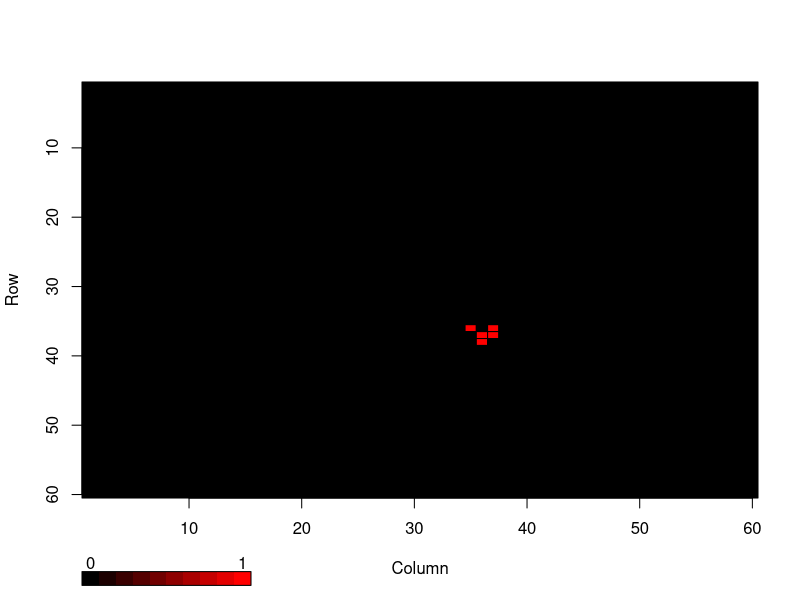
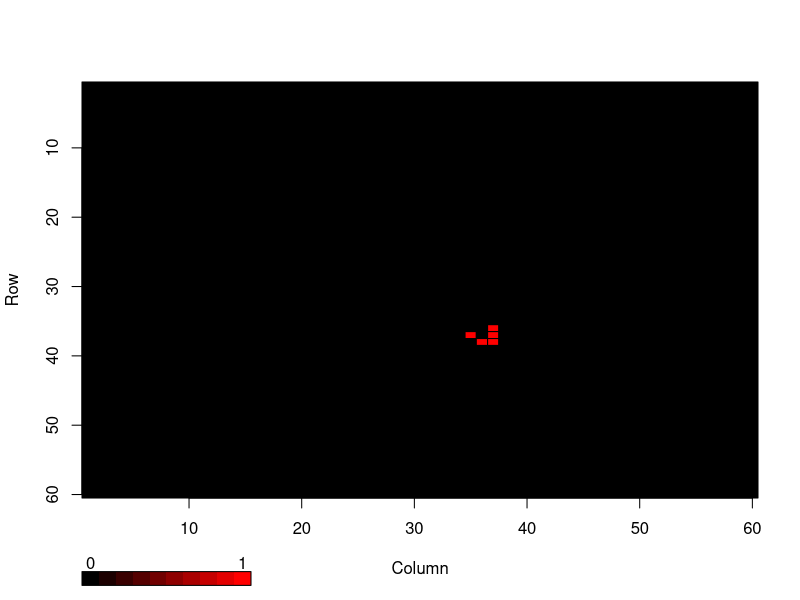
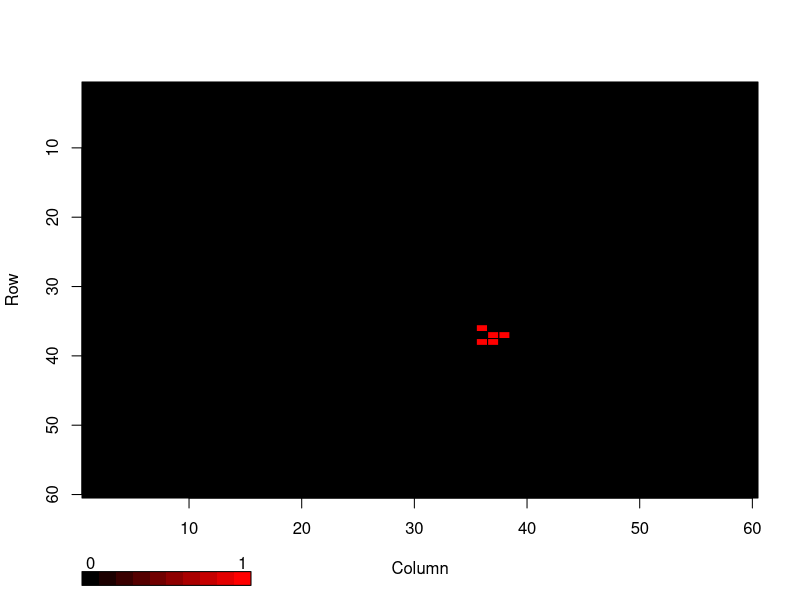
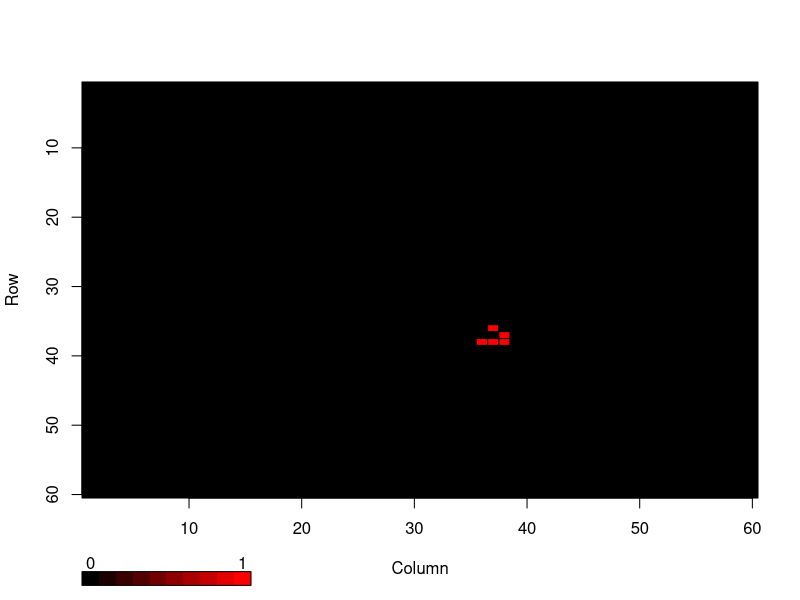
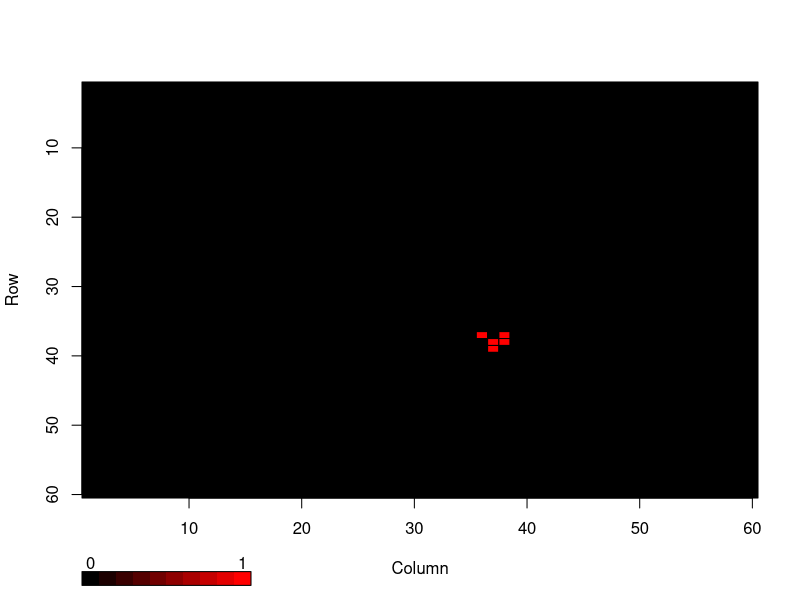
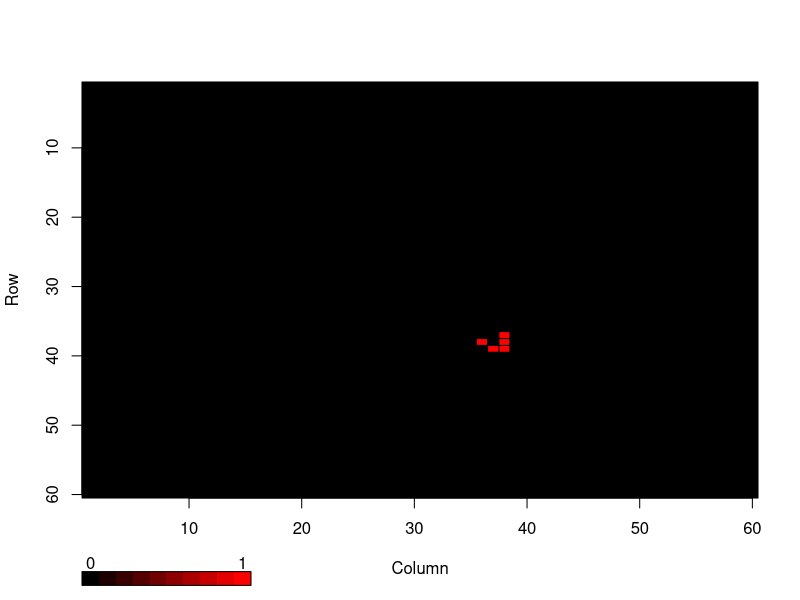
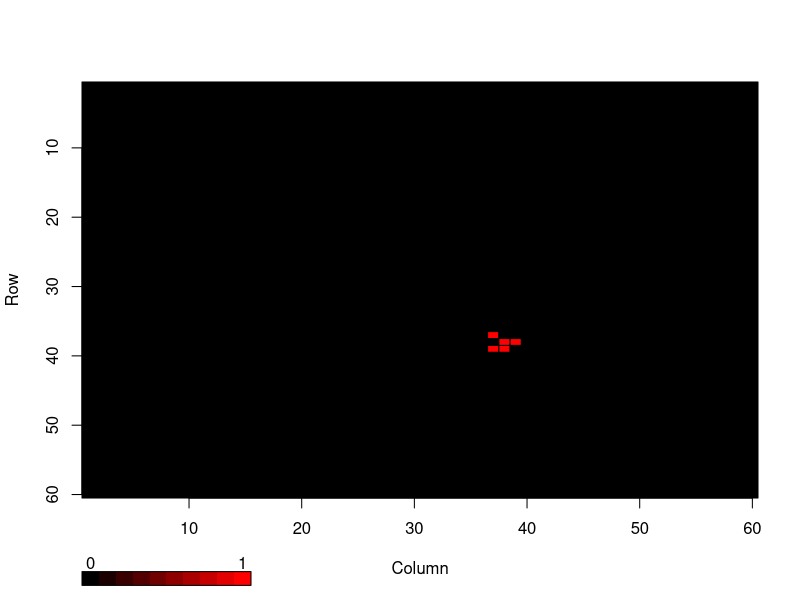
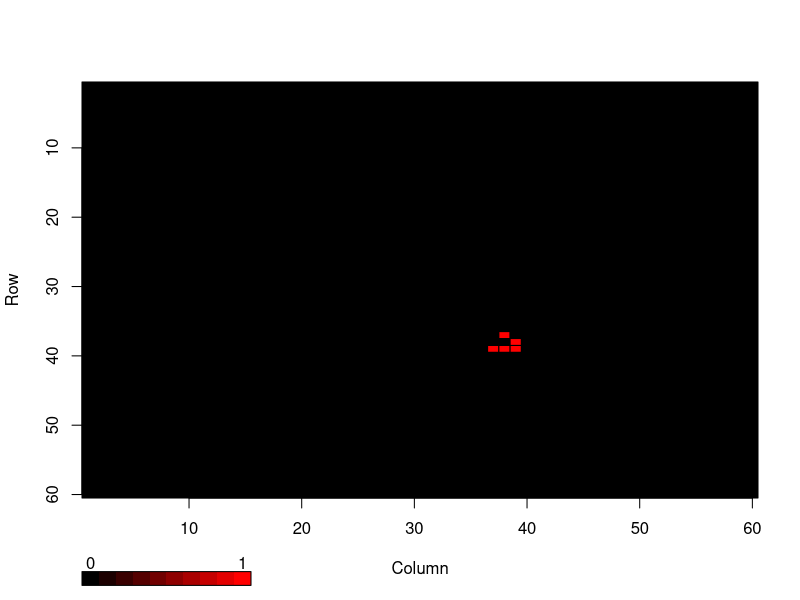

Source code (R) for these figures, in order:
library(plotrix)
rm(list=ls(all=TRUE))
#install.packages("plotrix")

row = 60; col = 60; span = 80; delay = 0.1
  
#re = sample(seq(from = 0, to = 1, by = 1), size = row*col, replace = TRUE)
j <- sapply(1:span, function(x) {
  matrix(0, nrow = row, ncol = col) 
}, simplify = FALSE)


j[[1]] <- matrix(0, nrow= row, ncol =col)

j[[1]][35, 36] <- 1; j[[1]][36, 37] <- 1; j[[1]][37, 37] <- 1; j[[1]][37, 36] <- 1; j[[1]][37, 35] <- 1

j[[1]][1:col, 1]   <- 0
j[[1]][1, 1: row]  <- 0
j[[1]][1:row, col] <- 0
j[[1]][row, 1:col] <- 0

#color2D.matplot(j[[2]],c(0,1),c(0,0),c(0,0),show.legend=TRUE, show.values=F)

h <- sapply(1:span, function(x) {
  matrix(0, nrow = row-2, ncol = col-2) 
}, simplify = FALSE)

h_1 <- sapply(1:span, function(x) {
  matrix(0, nrow = row-2, ncol = col-2) 
}, simplify = FALSE)

a <- matrix(0, nrow = row -2)
b <- matrix(0, ncol = col)
testit <- function(x)
{
  p1 <- proc.time()
  Sys.sleep(x)
  proc.time() - p1 # The cpu usage should be negligible
}

#h <- matrix(NaN, row - 2 , col - 2)
for (k in 1:span){
  for (t in 1: (row-2)){
    for (i in 1:(col-2)){
      h_1[[k]][t, i] <- sum(j[[k]][t: (2 + t) , i : (2 + i) ] == 1) - j[[k]][t + 1, 1 + i] #sum(j[[k]][t + 1, 1 + i] == 1) 
      ##1. Any live cell with fewer than two live neighbours dies, as if by needs caused by underpopulation.
      if (j[[k]][t + 1, 1 + i] == 1 & h_1[[k]][t, i] < 2) {
        h[[k]][t, i] <- 0} 
      ##2. Any live cell with more than three live neighbours dies, as if by overcrowding.
      else if (j[[k]][t + 1, 1 + i] == 1 & h_1[[k]][t, i] > 3) {
          h[[k]][t, i] <- 0} 
      ##3. Any live cell with two or three live neighbours lives, unchanged, to the next generation.
      else if (j[[k]][t + 1, 1 + i] == 1 & h_1[[k]][t, i] == 2 | h_1[[k]][t, i] == 3 ) {
            h[[k]][t, i] <- 1} 
      #4. Any dead cell with exactly three live neighbours will come to life.
      else if (j[[k]][t + 1, 1 + i] == 0 & h_1[[k]][t, i] == 3 ) {
              h[[k]][t, i] <- 1} 
      #else {h[[k]][t, i] <- 0}
     
    }
    print("2")
  }
  h[[k]] <- cbind(a, h[[k]], a)
  h[[k]] <- rbind(b, h[[k]], b)
  j[[k + 1]] <- h[[k]]
  print("3")
  #testit(0.3)
  color2D.matplot(h[[k]],c(0,1),c(0,0),c(0,0),show.legend=TRUE, show.values=F)
  testit(delay)
}

j[[1]][1:10, 1:10]
j[[3]]
cat("\014")

